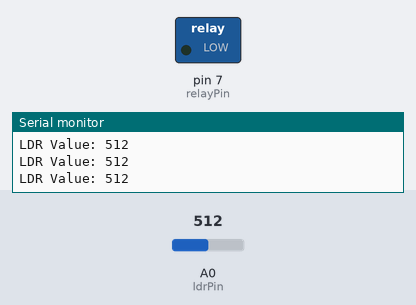
Bench run of a sketch on a simulated Arduino Uno, built with avr-gcc and run on an emulated ATmega328P. Shown: switched loads named in the sketch (green lamp = pin HIGH), the last lines printed to the serial monitor. The inputs (shaded band) are chosen by the test bench; at power-on: A0 (ldrPin) = 512.

Above: at 1.3 s.
1.4 s: A0 (ldrPin) set to 481
At 2.7 s:
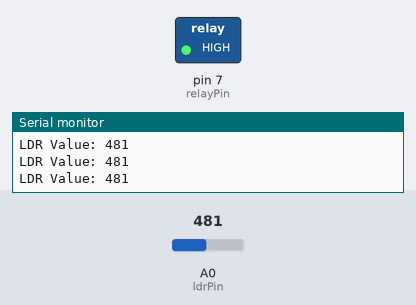
3.0 s: A0 (ldrPin) set to 510
At 3.9 s:
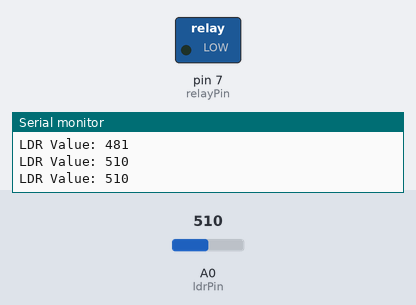
4.5 s: A0 (ldrPin) set to 490
At 5.2 s:
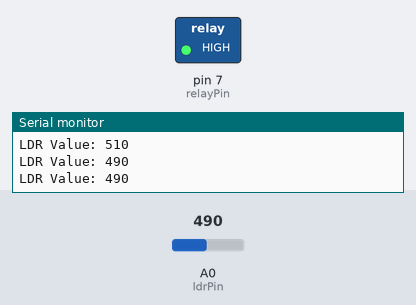
Timing chart, 0 to 7.5 s (numbered marks = the images above; inputs shaded):
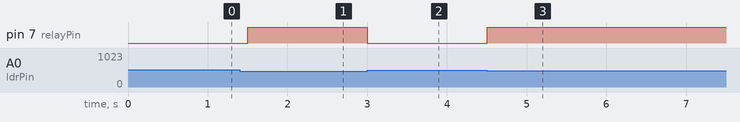

The sketch:

light_control.ino
```cpp
// Automatic Light Control using LDR and Relay

const int ldrPin = A0;        // LDR connected to analog pin A0
const int relayPin = 7;       // Relay module connected to digital pin 7
int threshold = 500;          // Threshold ADC value (adjust after calibration)

void setup() {
  pinMode(relayPin, OUTPUT);
  digitalWrite(relayPin, LOW);  // Light OFF initially
  Serial.begin(9600);           // For debugging
}

void loop() {
  int ldrValue = analogRead(ldrPin);  // Read LDR value (0-1023)
  Serial.print("LDR Value: ");
  Serial.println(ldrValue);

  if (ldrValue < threshold) {
    digitalWrite(relayPin, HIGH);  // It's dark, turn ON light
  } else {
    digitalWrite(relayPin, LOW);   // It's bright, turn OFF light
  }

  delay(500);  // Read every 500ms
}
```

Measured:
- the behaviour switches between 500 and 499 on A0 (ldrPin) (found by bisection; images 0 and 1)
- after the input at 1.4 s, pin 7 (relayPin): LOW → HIGH after 0.10 s
- after the input at 3.0 s, pin 7 (relayPin): HIGH → LOW at once
- after the input at 4.5 s, pin 7 (relayPin): LOW → HIGH at once
